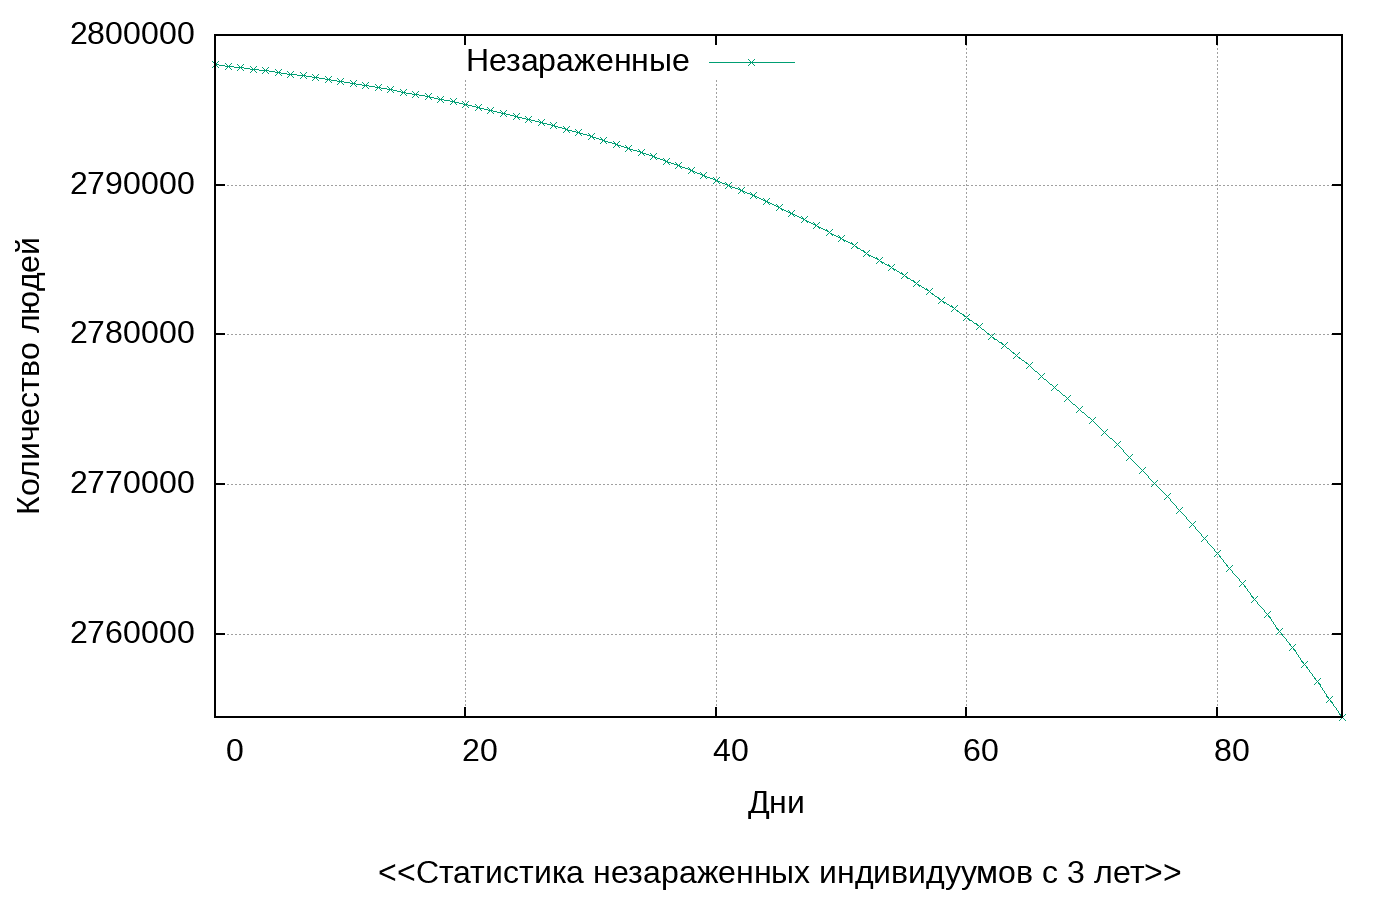

This chart was generated by the following gnuplot code:
#!/usr/bin/gnuplot

set termoption enhanced
set terminal png size 1400,900 font "Arial, 24"
set output "s.png"
set style line 1 lc rgb "0xDC143C" lt 1 lw 4 pt 9 ps 1
set border lw 2
set grid
set key top left
set xlabel "Дни\n\n <<Статистика незараженных индивидуумов c 3 лет>>
set ylabel "Количество людей" rotate by 90
set xtics 20
set ytics 10000
set format x "%6.0f"
set format y "%1.0f"
set yrange [2754450:2800000]
set xrange [0:90]
plot "susceptible.txt" using 1:2 title "Незараженные" with linespoints ls 2, 